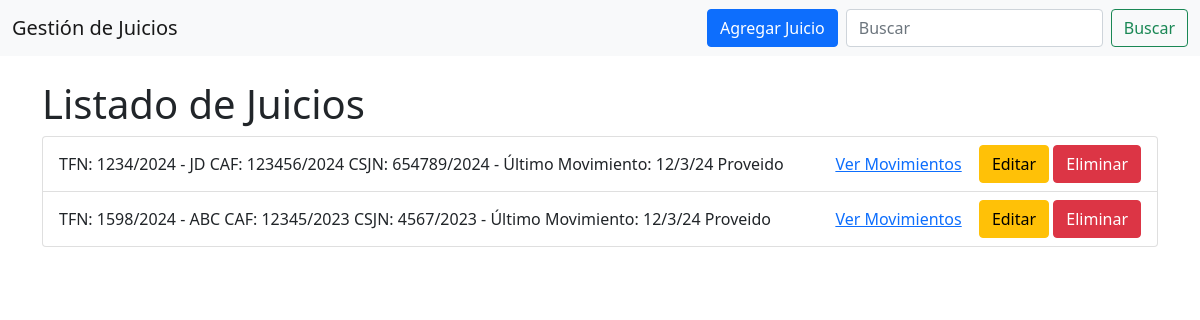
Before: / with the older database file.
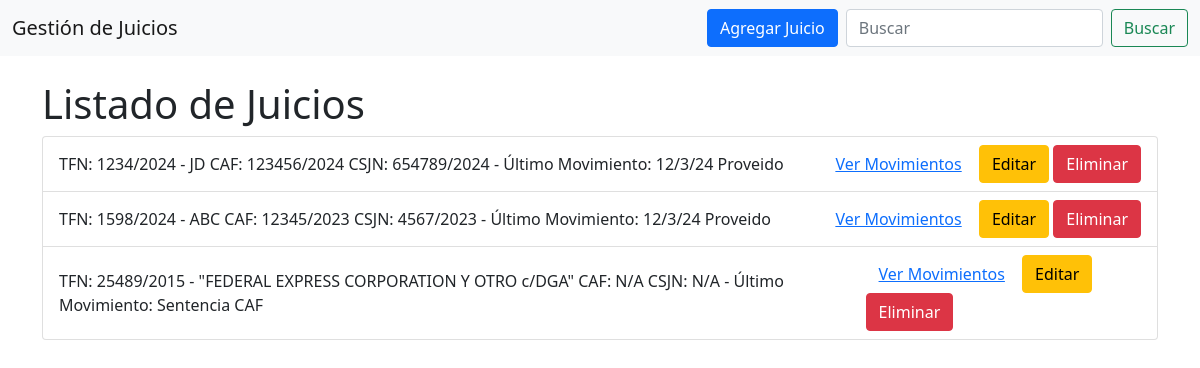
After: the same page with the newer database file.
### tables this page shows
CREATE TABLE juicios (
            id INTEGER PRIMARY KEY AUTOINCREMENT,
            numero_expediente TEXT NOT NULL,
            caratula TEXT NOT NULL,
            tema TEXT NOT NULL,
            ultimo_movimiento TEXT
        , nro_camara TEXT, nro_csjn TEXT);

### app.py (the view)
@app.route('/')
def index():
    search_query = request.args.get('search', '')
    conn = sqlite3.connect(DB_NAME)
    cursor = conn.cursor()
    if search_query:
        cursor.execute(
            """
            SELECT id,
                   'TFN: ' || numero_expediente || ' - ' || caratula || ' CAF: ' || IFNULL(nro_camara, 'N/A') || ' CSJN: ' || IFNULL(nro_csjn, 'N/A') || ' - Último Movimiento: ' || IFNULL(ultimo_movimiento, 'Sin movimientos') AS title,
                   ultimo_movimiento
            FROM juicios
            WHERE numero_expediente LIKE ? OR caratula LIKE ? OR tema LIKE ?
            """,
            (f"%{search_query}%", f"%{search_query}%", f"%{search_query}%")
        )
    else:
        cursor.execute(
            """
            SELECT id,
                   'TFN: ' || numero_expediente || ' - ' || caratula || ' CAF: ' || IFNULL(nro_camara, 'N/A') || ' CSJN: ' || IFNULL(nro_csjn, 'N/A') || ' - Último Movimiento: ' || IFNULL(ultimo_movimiento, 'Sin movimientos') AS title,
                   ultimo_movimiento
            FROM juicios
            """
        )
    juicios = cursor.fetchall()
    conn.close()
    not_found = len(juicios) == 0
    return render_template("index.html", juicios=juicios, search_query=search_query, not_found=not_found)

### templates/index.html (shortened to what this page needs)
<!DOCTYPE html>
<html lang="en">
<head>
    <link rel="stylesheet" href="https://cdn.jsdelivr.net/npm/bootstrap@5.1.3/dist/css/bootstrap.min.css">
</head>
<body>
<nav class="navbar navbar-expand-lg navbar-light bg-light">
    <div class="container-fluid">
        <a class="navbar-brand" href="/">Gestión de Juicios</a>
        <div class="d-flex">
            <a href="/carga" class="btn btn-primary me-2">Agregar Juicio</a>
            <form class="d-flex" method="get" action="/">
                <input class="form-control me-2" type="search" name="search" placeholder="Buscar" value="{{ search_query }}">
                <button class="btn btn-outline-success" type="submit">Buscar</button>
            </form>
        </div>
    </div>
</nav>
<div class="container mt-4">
    <h1>Listado de Juicios</h1>
    {% if not_found %}
    <p class="text-danger">No se encontraron resultados para "{{ search_query }}".</p>
    {% else %}
    <ul class="list-group">
        {% for id, title, last_movement in juicios %}
        <li class="list-group-item d-flex justify-content-between align-items-center">
            {{ title }}
            <div>
                <a href="/movimientos/{{ id }}" class="btn btn-link">Ver Movimientos</a>
                <a href="/edit/{{ id }}" class="btn btn-warning">Editar</a>
                <form id="delete-form-{{ id }}" action="/delete/{{ id }}" method="post" style="display: inline;">
                    <button type="button" class="btn btn-danger" onclick="confirmDelete({{ id }})">Eliminar</button>
                </form>
            </div>
        </li>
        {% endfor %}
    </ul>
    {% endif %}
</div>
</body>
</html>

Changed rows visible on the page:
added juicios: title "TFN: 25489/2015 - \"FEDERAL EXPRESS CORPORATION Y OTRO c/DGA\" CAF: N/A CSJN: N/A - Último Movimiento: Sentencia CAF"
